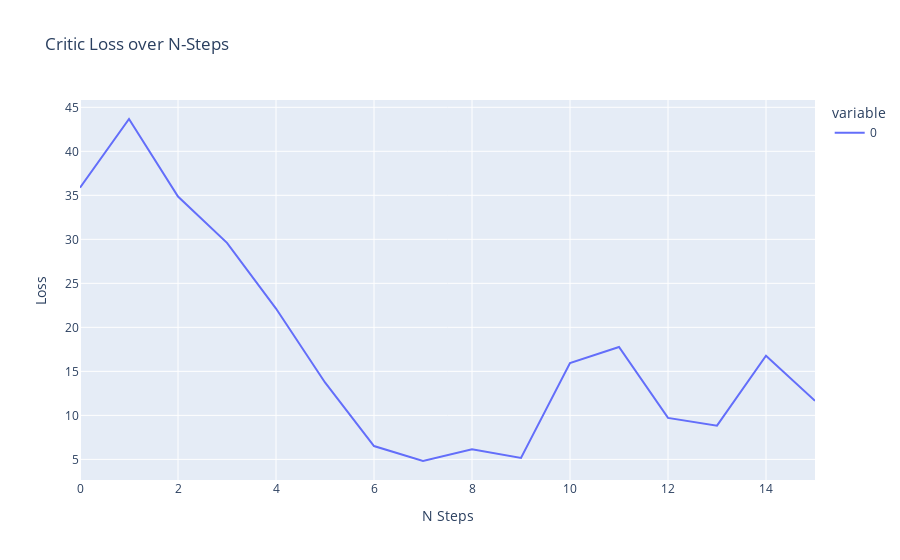

The code cell stored with this chart in its notebook:
### Code cell
pipe = GymTransformBlock(agent=None,n=1000,bs=64)(['Pendulum-v1'])
pipe = StepBatcher(pipe)

actor = Actor(3,1)
critic = Critic(3,1)

pipe = SoftTargetUpdater(pipe,critic)
pipe = CriticLossProcessor(pipe,critic,actor)

pipe_loss = LossCollector(pipe,main_buffers=[[]])
pipe = BasicOptStepper(pipe_loss,critic,1e-3)
list(pipe)
pipe_loss.show(title='Critic Loss over N-Steps')

### Figure 1 — Plotly figure (JSON) as saved in the notebook; plotly's stock layout.template omitted (floating-point values rounded to 4 significant figures)
{"data": [{"hovertemplate": "variable=0<br>N Steps=%{x}<br>Loss=%{y}<extra></extra>", "legendgroup": "0", "line": {"color": "#636efa", "dash": "solid"}, "marker": {"symbol": "circle"}, "mode": "lines", "name": "0", "orientation": "v", "showlegend": true, "type": "scatter", "x": [0, 1, 2, 3, 4, 5, 6, 7, 8, 9, 10, 11, 12, 13, 14, 15], "xaxis": "x", "y": [35.87, 43.67, 34.87, 29.59, 22.13, 13.74, 6.513, 4.814, 6.155, 5.169, 15.95, 17.76, 9.713, 8.832, 16.78, 11.64], "yaxis": "y"}], "layout": {"legend": {"title": {"text": "variable"}, "tracegroupgap": 0}, "title": {"text": "Critic Loss over N-Steps"}, "xaxis": {"anchor": "y", "domain": [0, 1], "title": {"text": "N Steps"}}, "yaxis": {"anchor": "x", "domain": [0, 1], "title": {"text": "Loss"}}}}
